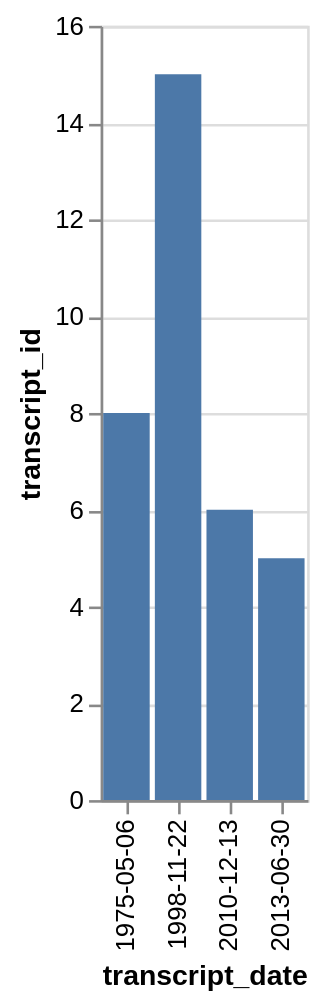

Express this chart as Vega-Lite.
### Vega-Lite specification from a JSON file in a GitHub repository (floating-point values rounded to 4 significant figures)
{"data": {"values": [{"x_data": "1975-05-06", "y_data": 8}, {"x_data": "1998-11-22", "y_data": 15}, {"x_data": "2010-12-13", "y_data": 6}, {"x_data": "2013-06-30", "y_data": 5}]}, "mark": "bar", "encoding": {"x": {"field": "x_data", "type": "nominal", "title": "transcript_date", "sort": "ascending"}, "y": {"field": "y_data", "type": "quantitative", "title": "transcript_id"}}}
